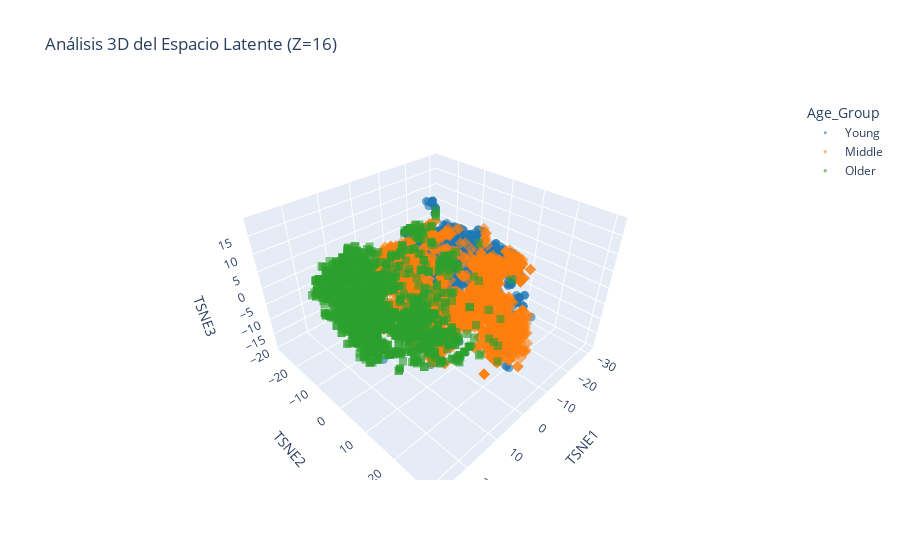

Notebook source saved alongside this figure:
### Code cell
# 3D tsne latents groups and subjects (SUBSAMPLED)
import plotly.express as px
import pandas as pd
from sklearn.manifold import TSNE
def plot_latent_3d(Z, y_group, subj_ids):
    # 1. Calcular t-SNE en 3D
    tsne_3d = TSNE(n_components=3, random_state=42, perplexity=30)
    z_3d = tsne_3d.fit_transform(Z)

    # 2. Preparar los datos
    group_map = {0: 'Young', 1: 'Middle', 2: 'Older'}
    df = pd.DataFrame({
        'TSNE1': z_3d[:, 0],
        'TSNE2': z_3d[:, 1],
        'TSNE3': z_3d[:, 2],
        'Age_Group': [group_map[int(i)] for i in y_group],
        'Subject_ID': [f"Subj_{s}" for s in subj_ids]
    })

    # 3. Crear el gráfico interactivo
    fig = px.scatter_3d(df, x='TSNE1', y='TSNE2', z='TSNE3',
                        color='Age_Group', 
                        symbol='Age_Group',
                        hover_data=['Subject_ID'],
                        title="Análisis 3D del Espacio Latente (Z=16)",
                        color_discrete_map={'Young': '#1f77b4', 'Middle': '#ff7f0e', 'Older': '#2ca02c'},
                        opacity=0.6)

    fig.update_traces(marker=dict(size=3))
    fig.show()

n_samples_plot = min(5000, len(Zt_shuffled))

# 2. Generar índices aleatorios
indices_plot = np.random.choice(len(Zt_shuffled), n_samples_plot, replace=False)

# 3. Crear subconjuntos solo para el gráfico
Z_plot = Zt_shuffled[indices_plot]
y_plot = yt_shuffled[indices_plot]
s_plot = subjt_shuffled[indices_plot]

# 4. Graficar (ahora se verá mucho más nítido)
plot_latent_3d(Z_plot, y_plot, s_plot)

### Figure 1 — Plotly figure (JSON) as saved in the notebook; plotly's stock layout.template omitted (floating-point values rounded to 4 significant figures; data arrays with more than 128 entries replaced by an {"elided": "..."} marker saying what was removed)
{"data": [{"customdata": {"elided": "1220x1 str values"}, "hovertemplate": "Age_Group=Young<br>TSNE1=%{x}<br>TSNE2=%{y}<br>TSNE3=%{z}<br>Subject_ID=%{customdata[0]}<extra></extra>", "legendgroup": "Young", "marker": {"color": "#1f77b4", "opacity": 0.6, "size": 3, "symbol": "circle"}, "mode": "markers", "name": "Young", "scene": "scene", "showlegend": true, "type": "scatter3d", "x": {"elided": "1220 float values"}, "y": {"elided": "1220 float values"}, "z": {"elided": "1220 float values"}}, {"customdata": {"elided": "2028x1 str values"}, "hovertemplate": "Age_Group=Middle<br>TSNE1=%{x}<br>TSNE2=%{y}<br>TSNE3=%{z}<br>Subject_ID=%{customdata[0]}<extra></extra>", "legendgroup": "Middle", "marker": {"color": "#ff7f0e", "opacity": 0.6, "size": 3, "symbol": "diamond"}, "mode": "markers", "name": "Middle", "scene": "scene", "showlegend": true, "type": "scatter3d", "x": {"elided": "2028 float values"}, "y": {"elided": "2028 float values"}, "z": {"elided": "2028 float values"}}, {"customdata": {"elided": "1752x1 str values"}, "hovertemplate": "Age_Group=Older<br>TSNE1=%{x}<br>TSNE2=%{y}<br>TSNE3=%{z}<br>Subject_ID=%{customdata[0]}<extra></extra>", "legendgroup": "Older", "marker": {"color": "#2ca02c", "opacity": 0.6, "size": 3, "symbol": "square"}, "mode": "markers", "name": "Older", "scene": "scene", "showlegend": true, "type": "scatter3d", "x": {"elided": "1752 float values"}, "y": {"elided": "1752 float values"}, "z": {"elided": "1752 float values"}}], "layout": {"legend": {"title": {"text": "Age_Group"}, "tracegroupgap": 0}, "scene": {"domain": {"x": [0, 1], "y": [0, 1]}, "xaxis": {"title": {"text": "TSNE1"}}, "yaxis": {"title": {"text": "TSNE2"}}, "zaxis": {"title": {"text": "TSNE3"}}}, "title": {"text": "Análisis 3D del Espacio Latente (Z=16)"}}}
